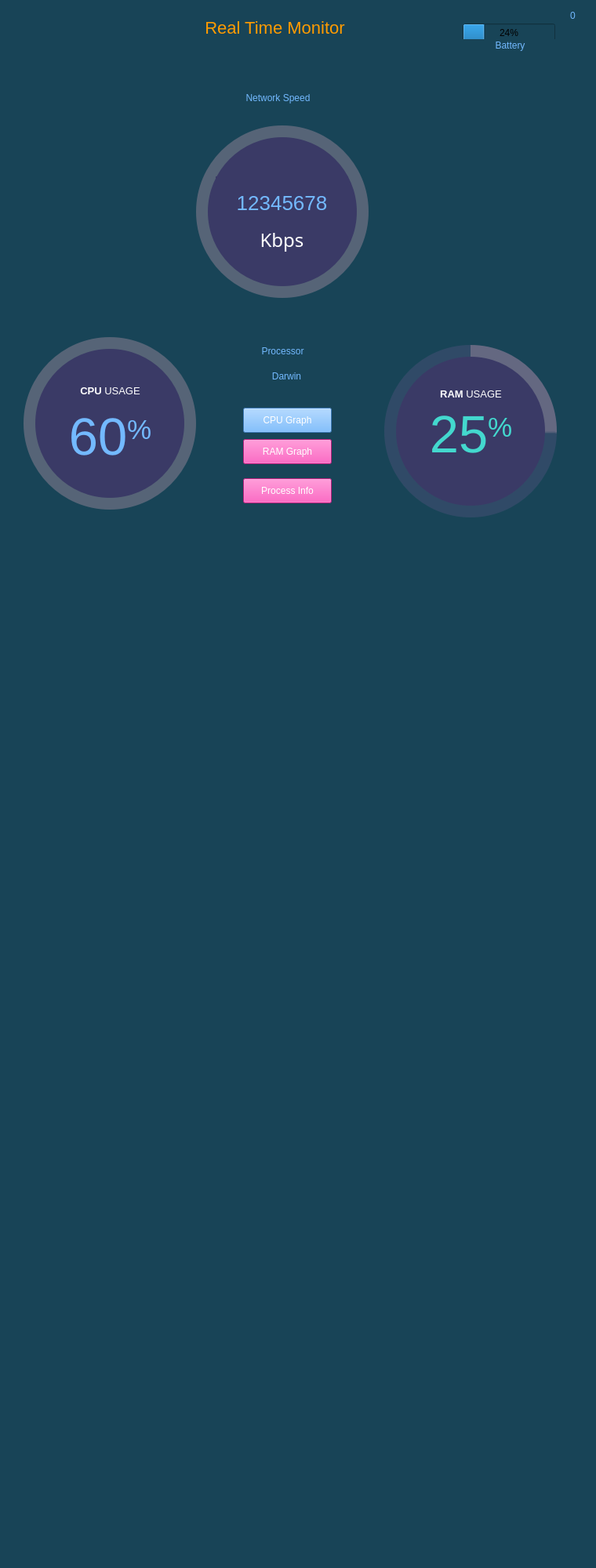
<?xml version="1.0" encoding="UTF-8"?>
<ui version="4.0">
 <class>MainWindow</class>
 <widget class="QMainWindow" name="MainWindow">
  <property name="geometry">
   <rect>
    <x>0</x>
    <y>0</y>
    <width>760</width>
    <height>2000</height>
   </rect>
  </property>
  <property name="minimumSize">
   <size>
    <width>760</width>
    <height>2000</height>
   </size>
  </property>
  <property name="maximumSize">
   <size>
    <width>760</width>
    <height>2000</height>
   </size>
  </property>
  <property name="windowTitle">
   <string>Real Time Monitor</string>
  </property>
  <property name="styleSheet">
   <string notr="true">background-color: rgb(24, 68, 87);</string>
  </property>
  <widget class="QWidget" name="centralwidget">
   <widget class="QFrame" name="circularProgressBar_Main">
    <property name="geometry">
     <rect>
      <x>20</x>
      <y>420</y>
      <width>240</width>
      <height>240</height>
     </rect>
    </property>
    <property name="styleSheet">
     <string notr="true">background-color: none;</string>
    </property>
    <property name="frameShape">
     <enum>QFrame::NoFrame</enum>
    </property>
    <property name="frameShadow">
     <enum>QFrame::Raised</enum>
    </property>
    <widget class="QFrame" name="circularBg">
     <property name="geometry">
      <rect>
       <x>10</x>
       <y>10</y>
       <width>220</width>
       <height>220</height>
      </rect>
     </property>
     <property name="styleSheet">
      <string notr="true">QFrame{
	border-radius: 110px;	
	background-color: rgba(181, 151, 169, 100);
}</string>
     </property>
     <property name="frameShape">
      <enum>QFrame::StyledPanel</enum>
     </property>
     <property name="frameShadow">
      <enum>QFrame::Raised</enum>
     </property>
     <widget class="QFrame" name="circularProgressCPU">
      <property name="geometry">
       <rect>
        <x>0</x>
        <y>0</y>
        <width>220</width>
        <height>220</height>
       </rect>
      </property>
      <property name="styleSheet">
       <string notr="true">QFrame{
	border-radius: 110px;	
	background-color: qconicalgradient(cx:0.5, cy:0.5, angle:90, stop:0.400 rgba(255, 255, 255, 0), stop:0.395 rgba(255, 255, 255, 0));
}</string>
      </property>
      <property name="frameShape">
       <enum>QFrame::StyledPanel</enum>
      </property>
      <property name="frameShadow">
       <enum>QFrame::Raised</enum>
      </property>
     </widget>
    </widget>
    <widget class="QFrame" name="circularContainer">
     <property name="geometry">
      <rect>
       <x>25</x>
       <y>25</y>
       <width>190</width>
       <height>190</height>
      </rect>
     </property>
     <property name="baseSize">
      <size>
       <width>0</width>
       <height>0</height>
      </size>
     </property>
     <property name="styleSheet">
      <string notr="true">QFrame{
	border-radius: 95px;	
	background-color: rgb(58, 58, 102);
}</string>
     </property>
     <property name="frameShape">
      <enum>QFrame::StyledPanel</enum>
     </property>
     <property name="frameShadow">
      <enum>QFrame::Raised</enum>
     </property>
     <widget class="QWidget" name="layoutWidget">
      <property name="geometry">
       <rect>
        <x>10</x>
        <y>40</y>
        <width>171</width>
        <height>145</height>
       </rect>
      </property>
      <layout class="QGridLayout" name="infoLayout">
       <item row="1" column="0">
        <widget class="QLabel" name="labelPercentageCPU">
         <property name="font">
          <font>
           <family>Helvetica Neue</family>
           <pointsize>30</pointsize>
          </font>
         </property>
         <property name="styleSheet">
          <string notr="true">color: rgb(115, 185, 255); padding: 0px; background-color: none;</string>
         </property>
         <property name="text">
          <string>&lt;p align=&quot;center&quot;&gt;&lt;span style=&quot; font-size:50pt;&quot;&gt;60&lt;/span&gt;&lt;span style=&quot; font-size:40pt; vertical-align:super;&quot;&gt;%&lt;/span&gt;&lt;/p&gt;</string>
         </property>
         <property name="alignment">
          <set>Qt::AlignCenter</set>
         </property>
         <property name="indent">
          <number>-1</number>
         </property>
        </widget>
       </item>
       <item row="5" column="0">
        <widget class="QLabel" name="labelCredits">
         <property name="font">
          <font>
           <family>Helvetica Neue</family>
           <pointsize>8</pointsize>
          </font>
         </property>
         <property name="styleSheet">
          <string notr="true">color: rgb(148, 148, 216); background-color: none;</string>
         </property>
         <property name="text">
          <string>&lt;html&gt;&lt;head/&gt;&lt;body&gt;&lt;p&gt;&lt;br/&gt;&lt;/p&gt;&lt;/body&gt;&lt;/html&gt;</string>
         </property>
         <property name="alignment">
          <set>Qt::AlignCenter</set>
         </property>
        </widget>
       </item>
       <item row="0" column="0">
        <widget class="QLabel" name="labelAplicationName">
         <property name="font">
          <font>
           <family>Helvetica Neue</family>
           <pointsize>10</pointsize>
          </font>
         </property>
         <property name="styleSheet">
          <string notr="true">color: #FFFFFF; background-color: none;</string>
         </property>
         <property name="text">
          <string>&lt;strong&gt;CPU&lt;/strong&gt; USAGE</string>
         </property>
         <property name="alignment">
          <set>Qt::AlignCenter</set>
         </property>
        </widget>
       </item>
      </layout>
     </widget>
    </widget>
   </widget>
   <widget class="QFrame" name="circularProgressBar_Main_3">
    <property name="geometry">
     <rect>
      <x>480</x>
      <y>430</y>
      <width>240</width>
      <height>240</height>
     </rect>
    </property>
    <property name="styleSheet">
     <string notr="true">background-color: none;</string>
    </property>
    <property name="frameShape">
     <enum>QFrame::NoFrame</enum>
    </property>
    <property name="frameShadow">
     <enum>QFrame::Raised</enum>
    </property>
    <widget class="QFrame" name="circularProgressRAM">
     <property name="geometry">
      <rect>
       <x>10</x>
       <y>10</y>
       <width>220</width>
       <height>220</height>
      </rect>
     </property>
     <property name="styleSheet">
      <string notr="true">QFrame{
	border-radius: 110px;	
	background-color: qconicalgradient(cx:0.5, cy:0.5, angle:90, stop:0.750 rgba(181, 151, 169, 100), stop:0.745 rgba(255, 255, 255, 0));
}</string>
     </property>
     <property name="frameShape">
      <enum>QFrame::StyledPanel</enum>
     </property>
     <property name="frameShadow">
      <enum>QFrame::Raised</enum>
     </property>
    </widget>
    <widget class="QFrame" name="circularBg_3">
     <property name="geometry">
      <rect>
       <x>10</x>
       <y>10</y>
       <width>220</width>
       <height>220</height>
      </rect>
     </property>
     <property name="styleSheet">
      <string notr="true">QFrame{
	border-radius: 110px;	
	background-color: rgba(85, 85, 127, 100);
}</string>
     </property>
     <property name="frameShape">
      <enum>QFrame::StyledPanel</enum>
     </property>
     <property name="frameShadow">
      <enum>QFrame::Raised</enum>
     </property>
    </widget>
    <widget class="QFrame" name="circularContainer_3">
     <property name="geometry">
      <rect>
       <x>25</x>
       <y>25</y>
       <width>190</width>
       <height>190</height>
      </rect>
     </property>
     <property name="baseSize">
      <size>
       <width>0</width>
       <height>0</height>
      </size>
     </property>
     <property name="styleSheet">
      <string notr="true">QFrame{
	border-radius: 95px;	
	background-color: rgb(58, 58, 102);
}</string>
     </property>
     <property name="frameShape">
      <enum>QFrame::StyledPanel</enum>
     </property>
     <property name="frameShadow">
      <enum>QFrame::Raised</enum>
     </property>
     <widget class="QWidget" name="layoutWidget_3">
      <property name="geometry">
       <rect>
        <x>10</x>
        <y>40</y>
        <width>171</width>
        <height>125</height>
       </rect>
      </property>
      <layout class="QGridLayout" name="infoLayout_3">
       <item row="0" column="0">
        <widget class="QLabel" name="labelAplicationName_3">
         <property name="font">
          <font>
           <family>Helvetica Neue</family>
           <pointsize>10</pointsize>
          </font>
         </property>
         <property name="styleSheet">
          <string notr="true">color: #FFFFFF; background-color: none;</string>
         </property>
         <property name="text">
          <string>&lt;strong&gt;RAM&lt;/strong&gt; USAGE</string>
         </property>
         <property name="alignment">
          <set>Qt::AlignCenter</set>
         </property>
        </widget>
       </item>
       <item row="1" column="0">
        <widget class="QLabel" name="labelPercentageRAM">
         <property name="font">
          <font>
           <family>Helvetica Neue</family>
           <pointsize>30</pointsize>
          </font>
         </property>
         <property name="styleSheet">
          <string notr="true">color: rgb(67, 216, 206); padding: 0px; background-color: none;</string>
         </property>
         <property name="text">
          <string>&lt;p align=&quot;center&quot;&gt;&lt;span style=&quot; font-size:50pt;&quot;&gt;25&lt;/span&gt;&lt;span style=&quot; font-size:40pt; vertical-align:super;&quot;&gt;%&lt;/span&gt;&lt;/p&gt;</string>
         </property>
         <property name="alignment">
          <set>Qt::AlignCenter</set>
         </property>
         <property name="indent">
          <number>-1</number>
         </property>
        </widget>
       </item>
       <item row="2" column="0">
        <widget class="QLabel" name="labelCredits_3">
         <property name="font">
          <font>
           <family>Helvetica Neue</family>
           <pointsize>8</pointsize>
          </font>
         </property>
         <property name="styleSheet">
          <string notr="true">color: rgb(148, 148, 216); background-color: none;</string>
         </property>
         <property name="text">
          <string>&lt;html&gt;&lt;head/&gt;&lt;body&gt;&lt;p&gt;&lt;br/&gt;&lt;/p&gt;&lt;/body&gt;&lt;/html&gt;</string>
         </property>
         <property name="alignment">
          <set>Qt::AlignCenter</set>
         </property>
        </widget>
       </item>
      </layout>
     </widget>
    </widget>
    <zorder>circularBg_3</zorder>
    <zorder>circularProgressRAM</zorder>
    <zorder>circularContainer_3</zorder>
   </widget>
   <widget class="QLabel" name="label_title">
    <property name="geometry">
     <rect>
      <x>30</x>
      <y>10</y>
      <width>641</width>
      <height>50</height>
     </rect>
    </property>
    <property name="styleSheet">
     <string notr="true">color: rgb(255, 155, 0); background-color: none; font-size: 22px;</string>
    </property>
    <property name="text">
     <string>Real Time Monitor</string>
    </property>
    <property name="alignment">
     <set>Qt::AlignCenter</set>
    </property>
   </widget>
   <widget class="QWidget" name="gridLayoutWidget">
    <property name="geometry">
     <rect>
      <x>20</x>
      <y>700</y>
      <width>721</width>
      <height>151</height>
     </rect>
    </property>
    <layout class="QGridLayout" name="gridLayout"/>
   </widget>
   <widget class="QPushButton" name="pushButton">
    <property name="geometry">
     <rect>
      <x>310</x>
      <y>520</y>
      <width>113</width>
      <height>32</height>
     </rect>
    </property>
    <property name="styleSheet">
     <string notr="true">background-color: rgba(85, 170, 255, 255);
color: white;</string>
    </property>
    <property name="text">
     <string>CPU Graph</string>
    </property>
   </widget>
   <widget class="QPushButton" name="pushButton_2">
    <property name="geometry">
     <rect>
      <x>310</x>
      <y>560</y>
      <width>113</width>
      <height>32</height>
     </rect>
    </property>
    <property name="styleSheet">
     <string notr="true">background-color: rgb(255, 44, 174);
color: white;</string>
    </property>
    <property name="text">
     <string>RAM Graph</string>
    </property>
   </widget>
   <widget class="QLabel" name="label">
    <property name="geometry">
     <rect>
      <x>250</x>
      <y>470</y>
      <width>231</width>
      <height>20</height>
     </rect>
    </property>
    <property name="styleSheet">
     <string notr="true">color: rgb(115, 185, 255); font-size: 12px; padding-left: 2px; padding-right: 2px; border: none;</string>
    </property>
    <property name="text">
     <string>Darwin</string>
    </property>
    <property name="alignment">
     <set>Qt::AlignCenter</set>
    </property>
   </widget>
   <widget class="QLabel" name="label_2">
    <property name="geometry">
     <rect>
      <x>240</x>
      <y>440</y>
      <width>241</width>
      <height>16</height>
     </rect>
    </property>
    <property name="styleSheet">
     <string notr="true">color: rgb(115, 185, 255); font-size: 12px; padding-left: 2px; padding-right: 2px; border: none;</string>
    </property>
    <property name="text">
     <string>Processor</string>
    </property>
    <property name="alignment">
     <set>Qt::AlignCenter</set>
    </property>
   </widget>
   <widget class="QProgressBar" name="progressBar_2">
    <property name="geometry">
     <rect>
      <x>590</x>
      <y>30</y>
      <width>118</width>
      <height>23</height>
     </rect>
    </property>
    <property name="value">
     <number>24</number>
    </property>
   </widget>
   <widget class="QLabel" name="label_5">
    <property name="geometry">
     <rect>
      <x>530</x>
      <y>50</y>
      <width>241</width>
      <height>16</height>
     </rect>
    </property>
    <property name="styleSheet">
     <string notr="true">color: rgb(115, 185, 255); font-size: 12px; padding-left: 2px; padding-right: 2px; border: none;</string>
    </property>
    <property name="text">
     <string>Battery</string>
    </property>
    <property name="alignment">
     <set>Qt::AlignCenter</set>
    </property>
   </widget>
   <widget class="QLabel" name="label_12">
    <property name="geometry">
     <rect>
      <x>710</x>
      <y>10</y>
      <width>41</width>
      <height>20</height>
     </rect>
    </property>
    <property name="styleSheet">
     <string notr="true">color: rgb(115, 185, 255); font-size: 12px; padding-left: 2px; padding-right: 2px; border: none;</string>
    </property>
    <property name="text">
     <string>0</string>
    </property>
    <property name="alignment">
     <set>Qt::AlignCenter</set>
    </property>
   </widget>
   <widget class="QFrame" name="circularProgressBar_Main_5">
    <property name="geometry">
     <rect>
      <x>240</x>
      <y>150</y>
      <width>240</width>
      <height>240</height>
     </rect>
    </property>
    <property name="styleSheet">
     <string notr="true">background-color: none;</string>
    </property>
    <property name="frameShape">
     <enum>QFrame::NoFrame</enum>
    </property>
    <property name="frameShadow">
     <enum>QFrame::Raised</enum>
    </property>
    <widget class="QFrame" name="circularBg_5">
     <property name="geometry">
      <rect>
       <x>10</x>
       <y>10</y>
       <width>220</width>
       <height>220</height>
      </rect>
     </property>
     <property name="styleSheet">
      <string notr="true">QFrame{
	border-radius: 110px;	
	background-color: rgba(181, 151, 169, 100);
}</string>
     </property>
     <property name="frameShape">
      <enum>QFrame::StyledPanel</enum>
     </property>
     <property name="frameShadow">
      <enum>QFrame::Raised</enum>
     </property>
     <widget class="QFrame" name="circularProgressCPU_3">
      <property name="geometry">
       <rect>
        <x>0</x>
        <y>0</y>
        <width>220</width>
        <height>220</height>
       </rect>
      </property>
      <property name="styleSheet">
       <string notr="true">QFrame{
	border-radius: 110px;	
	background-color: qconicalgradient(cx:0.5, cy:0.5, angle:90, stop:0.400 rgba(255, 255, 255, 0), stop:0.395 rgba(255, 255, 255, 0));
}</string>
      </property>
      <property name="frameShape">
       <enum>QFrame::StyledPanel</enum>
      </property>
      <property name="frameShadow">
       <enum>QFrame::Raised</enum>
      </property>
     </widget>
    </widget>
    <widget class="QFrame" name="circularContainer_5">
     <property name="geometry">
      <rect>
       <x>25</x>
       <y>25</y>
       <width>190</width>
       <height>190</height>
      </rect>
     </property>
     <property name="baseSize">
      <size>
       <width>0</width>
       <height>0</height>
      </size>
     </property>
     <property name="styleSheet">
      <string notr="true">QFrame{
	border-radius: 95px;	
	background-color: rgb(58, 58, 102);
}</string>
     </property>
     <property name="frameShape">
      <enum>QFrame::StyledPanel</enum>
     </property>
     <property name="frameShadow">
      <enum>QFrame::Raised</enum>
     </property>
     <widget class="QLabel" name="labelCredits_5">
      <property name="geometry">
       <rect>
        <x>10</x>
        <y>10</y>
        <width>169</width>
        <height>143</height>
       </rect>
      </property>
      <property name="font">
       <font>
        <family>Helvetica Neue</family>
        <pointsize>8</pointsize>
       </font>
      </property>
      <property name="styleSheet">
       <string notr="true">color: rgb(148, 148, 216); background-color: none;</string>
      </property>
      <property name="text">
       <string>&lt;html&gt;&lt;head/&gt;&lt;body&gt;&lt;p&gt;&lt;br/&gt;&lt;/p&gt;&lt;/body&gt;&lt;/html&gt;</string>
      </property>
      <property name="alignment">
       <set>Qt::AlignCenter</set>
      </property>
     </widget>
     <widget class="QLabel" name="label_8">
      <property name="geometry">
       <rect>
        <x>10</x>
        <y>50</y>
        <width>169</width>
        <height>68</height>
       </rect>
      </property>
      <property name="styleSheet">
       <string notr="true">color: rgb(115, 185, 255); font-size: 26px; padding-left: 2px; padding-right: 2px; border: none;</string>
      </property>
      <property name="text">
       <string>12345678</string>
      </property>
      <property name="alignment">
       <set>Qt::AlignCenter</set>
      </property>
     </widget>
     <widget class="QLabel" name="labelAplicationName_5">
      <property name="geometry">
       <rect>
        <x>10</x>
        <y>110</y>
        <width>169</width>
        <height>43</height>
       </rect>
      </property>
      <property name="font">
       <font>
        <family>Academy Engraved LET</family>
        <pointsize>18</pointsize>
        <italic>false</italic>
        <bold>false</bold>
       </font>
      </property>
      <property name="styleSheet">
       <string notr="true">color: #FFFFFF; background-color: none;
font: 18pt &quot;Academy Engraved LET&quot;;</string>
      </property>
      <property name="text">
       <string>&lt;html&gt;&lt;head/&gt;&lt;body&gt;&lt;p&gt;Kbps&lt;/p&gt;&lt;/body&gt;&lt;/html&gt;</string>
      </property>
      <property name="alignment">
       <set>Qt::AlignCenter</set>
      </property>
     </widget>
    </widget>
   </widget>
   <widget class="QLabel" name="label_3">
    <property name="geometry">
     <rect>
      <x>270</x>
      <y>110</y>
      <width>169</width>
      <height>30</height>
     </rect>
    </property>
    <property name="styleSheet">
     <string notr="true">color: rgb(115, 185, 255); font-size: 12px; padding-left: 2px; padding-right: 2px; border: none;</string>
    </property>
    <property name="text">
     <string>Network Speed</string>
    </property>
    <property name="alignment">
     <set>Qt::AlignCenter</set>
    </property>
   </widget>
   <widget class="QPushButton" name="pushButton_3">
    <property name="geometry">
     <rect>
      <x>310</x>
      <y>610</y>
      <width>113</width>
      <height>32</height>
     </rect>
    </property>
    <property name="styleSheet">
     <string notr="true">background-color: rgb(255, 44, 174);
color: white;</string>
    </property>
    <property name="text">
     <string>Process Info</string>
    </property>
   </widget>
  </widget>
 </widget>
 <resources/>
 <connections/>
</ui>
